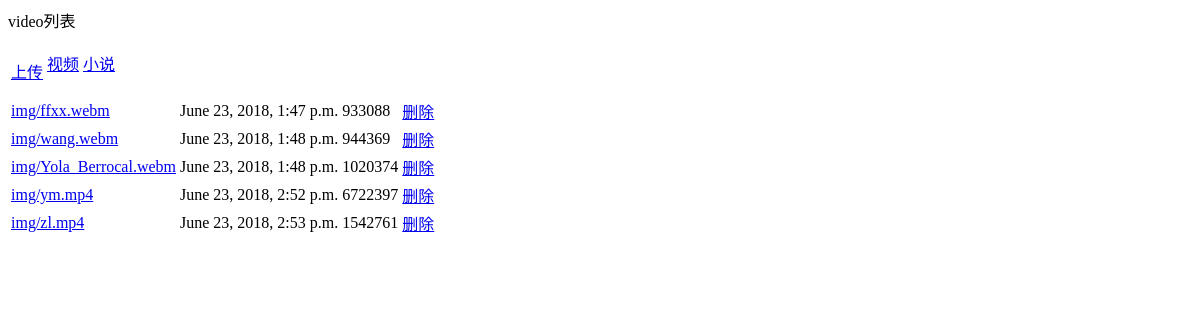
/video/ (signed in), run on an earlier commit of the app's database.
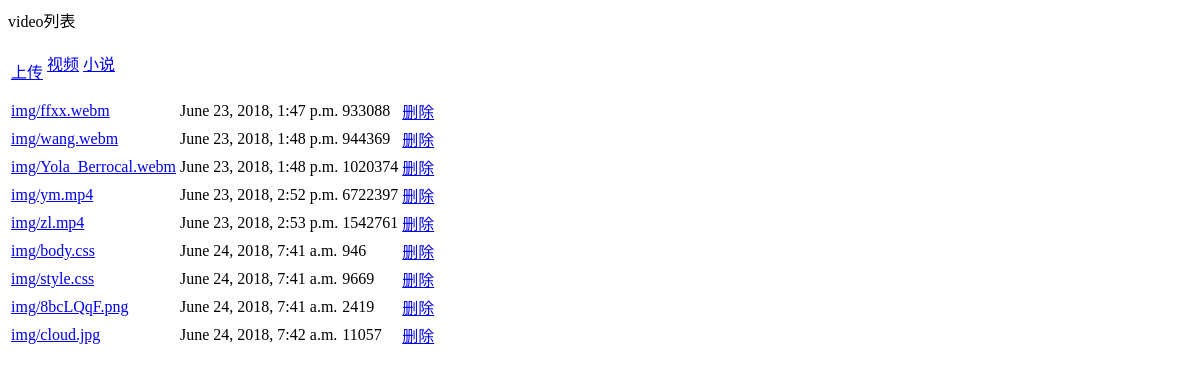
And on a later commit of the database.
### show_video/models.py (models this page shows)
class Video(models.Model):
	v_id = models.AutoField(primary_key=True)
	size = models.BigIntegerField()
	date = models.DateTimeField()
	file = models.FileField(upload_to='img/',default='unknown')

### user/views.py (the view)
# urls.py: path('video/', user_views.video),
def video(req):
	if isOnline(req) == False:
		return HttpResponseRedirect('/login/')
	result = Video.objects.all()
	querylist = list()
	for item in result:
		a = {'name':item.file,'date':item.date,'size':item.size,'v_id':item.v_id}
		querylist.append(a)
	return render(req,'list_page_video.html',{'queryset':querylist})

### user/views.py (called while the page is built)
def isOnline(req):
	if 'username' in req.session.keys():
		return True
	return False

### templates/list_page_video.html (shortened to what this page needs)
<html>
<body>
	<p>video列表</p>
	<table>
		<tr>
			<td>
			<a href="/upload/">上传</a>
			</td>
			<td>
				<form method="POST" action="/video/" name="video">
					<a href="javascript:submit_video()">视频</a>
				</form>
			</td>
			<td>
				<form method="POST" action="/novel/" name="novel">
					<a href="javascript:submit_novel()">小说</a>
				</form>
			</td>
	</table>
	<table>
		{% if queryset %}
			{% for item in queryset %}
				<tr>
					<td><a href="/video/play/{{ item.v_id }}/">{{ item.name }}</a></td>
					<td>{{ item.date  }}</td>
					<td>{{ item.size }}</td>
					<td><a href="/delete_video/{{ item.v_id }}">删除</a></td>
				</tr>
			{% endfor %}
		{% endif %}
	</table>
<body>
</html>

What changed in the data, as far as the page shows it:
added Video: name "img/body.css", date "June 24, 2018, 7:41 a.m."
added Video: name "img/style.css", date "June 24, 2018, 7:41 a.m."
added Video: name "img/8bcLQqF.png", date "June 24, 2018, 7:41 a.m."
added Video: name "img/cloud.jpg", date "June 24, 2018, 7:42 a.m."
Also different on the page:
new list line: "946 删除"
new list line: "9669 删除"
new list line: "2419 删除"
new list line: "11057 删除"
